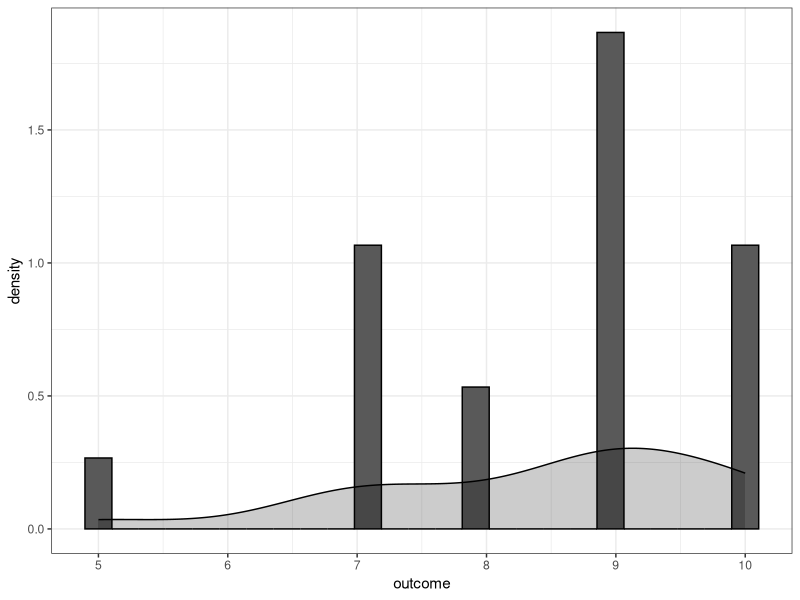
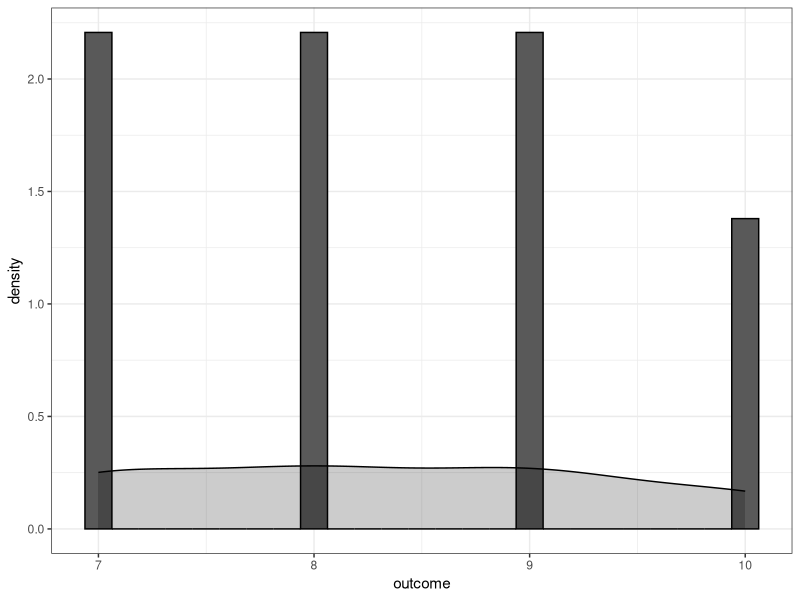

Recreate these plots in R, in order. (Note: this script raises an error after producing the figures.)
## ---- chunk 1
knitr::opts_chunk$set(echo = TRUE)
## ---- chunk 2
library(ggplot2)
data <- read.csv("../bin/data/agile/survey.csv")
head(data)




plt <- ggplot(data[data$type=="Structured",],aes(outcome)) + 
  geom_histogram(aes(y = ..density..), bins=25,color="black")+
  geom_density(aes(y = ..density..),color="black",fill="black", alpha=.2,stat = 'density')+
  theme_bw()
  
plt
shapiro.test(data$outcome[data$type=="Structured"])


plt <- ggplot(data[data$type=="Agile",],aes(outcome)) + 
  geom_histogram(aes(y = ..density..), bins=25,color="black")+
  geom_density(aes(y = ..density..),color="black",fill="black", alpha=.2,stat = 'density')+
  theme_bw()
  
plt
shapiro.test(data$outcome[data$type=="Agile"])


#HERE IS THE U TEST THEY DID
wilcox.test(data$outcome[data$type=="Agile"],data$outcome[data$type=="Structured"])


# larger scale study they ran, we will do the bayesian analysis here
itp <- read.csv("../bin/data/agile/itproj.csv")
head(itp)

## ---- chunk 3
itp <- read.csv("../bin/data/agile/itproj.csv")
head(itp)
levels <- levels(itp$success)
replace <- c("",1,11,21,31,41,51,61,71,81,91,NA,NA)

for( i in 1:length(replace)){
  itp <- data.frame(lapply(itp, function(x) {
                  gsub(levels[i], replace[i], x)
              }))
}

itp$success <- as.numeric(as.character(itp$success))
itp$failure <- as.numeric(as.character(itp$failure))
itp$challenge <- as.numeric(as.character(itp$challenge))
summary <-data.frame()

for (i in levels(itp$type)){
  print(i)
  summary <-itp[itp$type==i,] %>%
  summarize(type=i,mean_fail = mean(na.omit(failure)),mean_chal = mean(na.omit(challenge)), mean_suc = mean(na.omit(success))) %>%
 bind_rows(.,summary)
}

wilcox.test(itp$success[itp$type=="A"],itp$success[itp$type=="T"])
wilcox.test(itp$failure[itp$type=="A"],itp$failure[itp$type=="T"])
wilcox.test(itp$challenge[itp$type=="A"],itp$challenge[itp$type=="T"])
View(summary)

